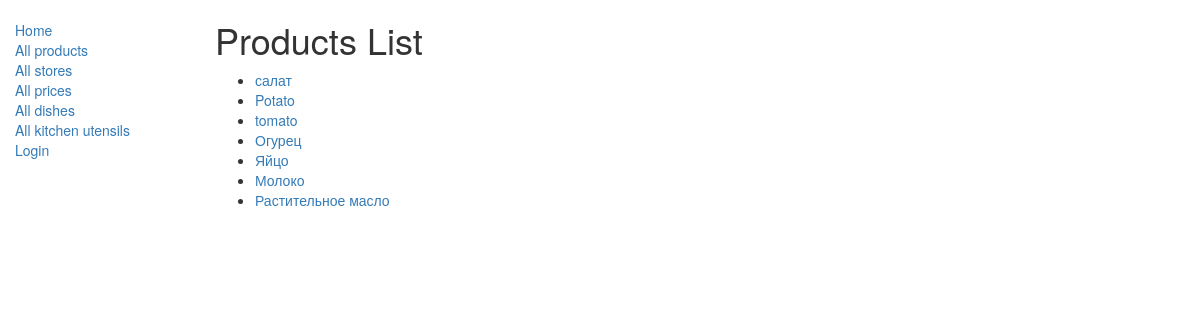
Before: /catalog/products/ with the older database file.
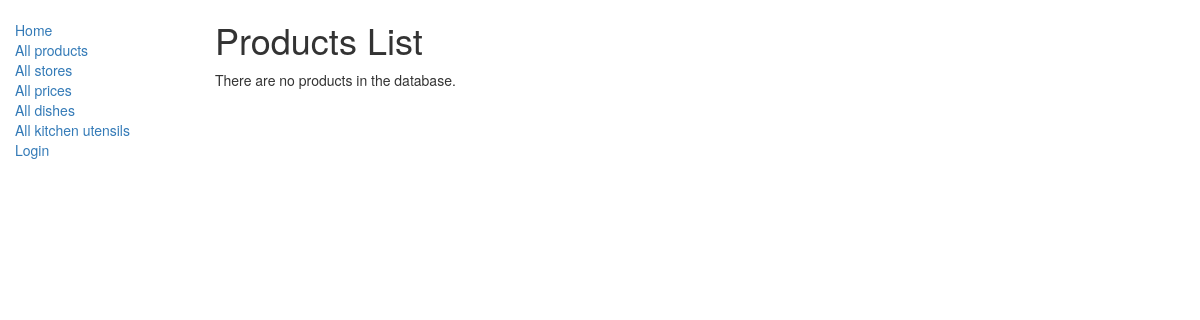
After: the same page with the newer database file.
### catalog/models.py (models this page shows, shortened)
class Product(models.Model):
    name = models.CharField(max_length=200, help_text="Enter a product name")
    favorite = models.ManyToManyField(User, blank=True, related_name='favorite_product_type')
    who_added = models.ForeignKey(User, on_delete=models.CASCADE, related_name='who_added_to_product_type')
    proteins_in_100_g = models.FloatField()
    proteins_in_100_g_including_animals = models.FloatField()
    fat_in_100_g = models.FloatField()
    fat_in_100_g_including_animals = models.FloatField()
    digestible_carbohydrates_in_100_g = models.FloatField()
    digestible_carbohydrates_in_100_g_including_mono_and_disaccharides = models.FloatField()
    dietary_fiber_in_100_g = models.FloatField()
    dietary_fiber_in_100_g_including_fiber_and_pectin = models.FloatField()
    polyunsaturated_acid = models.FloatField()
    saturated_acid = models.FloatField()
    monounsaturated_acid = models.FloatField()
    calcium_in_100_g_in_mg = models.FloatField()
    phosphorus_in_100_g_in_mg = models.FloatField()
    magnesium_in_100_g_in_mg = models.FloatField()
    potassium_in_100_g_in_mg = models.FloatField()
    sodium_in_100_g_in_mg = models.FloatField()
    chlorine_in_100_g_in_mg = models.FloatField()
    sulfur_in_100_g_in_mg = models.FloatField()
    iron_in_100_g_in_mg = models.FloatField()
    zinc_in_100_g_in_mg = models.FloatField()
    iodine_in_100_g_in_mg = models.FloatField()
    fluorine_in_100_g_in_mg = models.FloatField()
    thiamine_vitamin_B1_in_100_g_in_mg = models.FloatField()
    riboflavin_vitamin_B2_in_100_g_in_mg = models.FloatField()
    pyridoxine_vitamin_B6_in_100_g_in_mg = models.FloatField()
    pantothenic_acid_vitamin_B3_in_100_g_in_mg = models.FloatField()
    folacin_acid_vitamin_B9_in_100_g_in_mcg = models.FloatField()
    cobalamin_acid_vitamin_B12_in_100_g_in_mcg = models.FloatField()
    niacin_vitamin_PP_in_100_g_in_mg = models.FloatField()
    ascorbic_acid_vitamin_C_in_100_g_in_mg = models.FloatField()
    retinol_vitamin_A_in_100_g_in_mcg = models.FloatField()
    tocopherol_vitamin_E_in_100_g_in_mg = models.FloatField()
    cholecalciferol_vitamin_D_in_100_g_in_mcg = models.FloatField()
    energy_value_in_kcal = models.FloatField()
    def get_absolute_url(self):
        return reverse('product-detail', args=[str(self.id)])

### catalog/views.py (the view)
class ProductListView(generic.ListView):
    model = Product
    paginate_by = 20

### catalog/templates/catalog/product_list.html (shortened to what this page needs)
{% extends "base_generic.html" %}
{% block content %}
    <h1>Products List</h1>
    {% if product_list %}
    <ul>
      {% for product in product_list %}
      <li>
        <a href="{{ product.get_absolute_url }}">{{ product.name }}</a>
      </li>
      {% endfor %}
    </ul>
    {% else %}
      <p>There are no products in the database.</p>
    {% endif %}
{% endblock %}

Changed rows visible on the page:
removed Product: name "салат"
removed Product: name "Potato"
removed Product: name "tomato"
removed Product: name "Огурец"
removed Product: name "Яйцо"
removed Product: name "Молоко"
removed Product: name "Растительное масло"
Other visible differences:
text now shown: "There are no products in the database."
